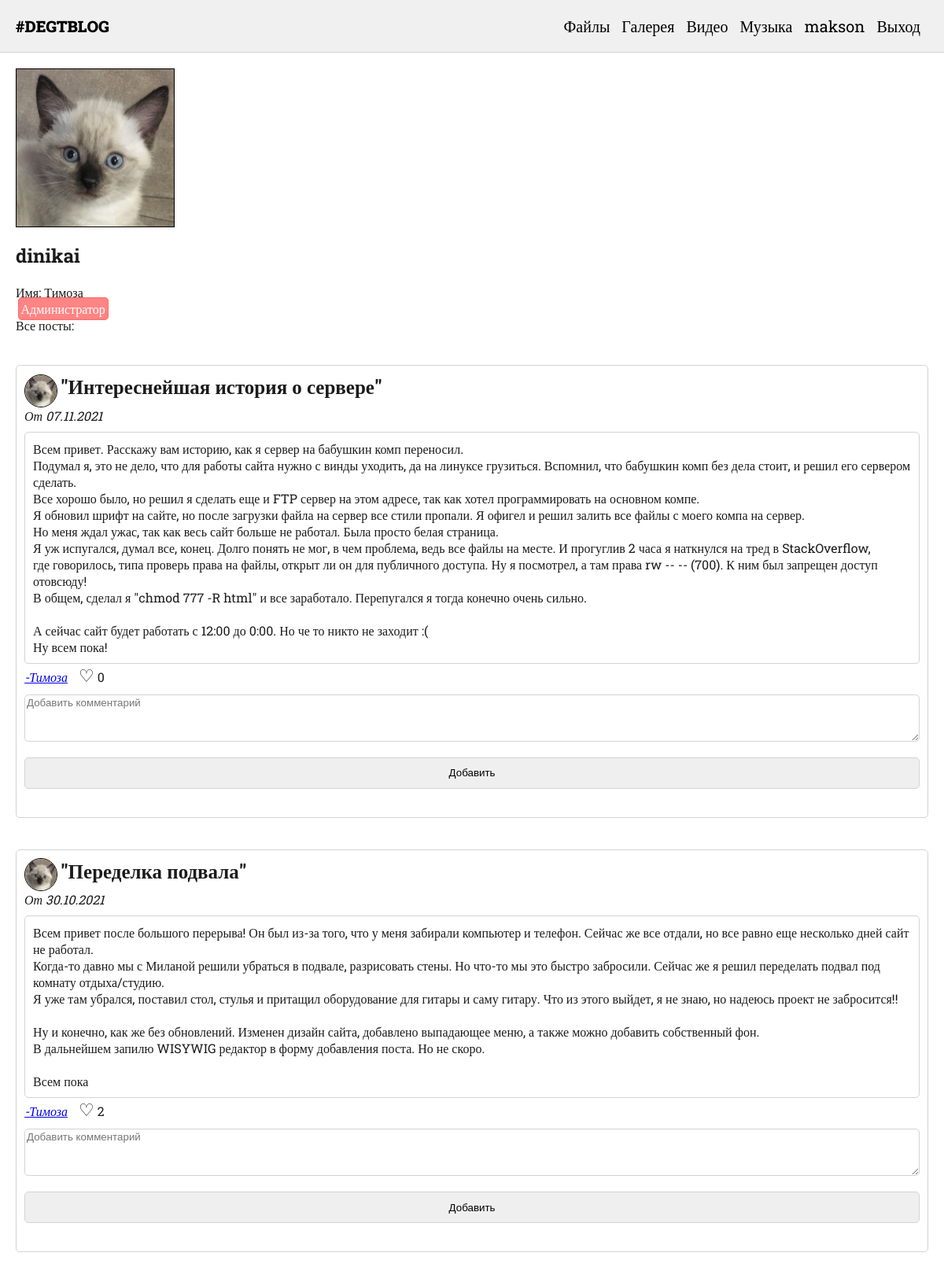
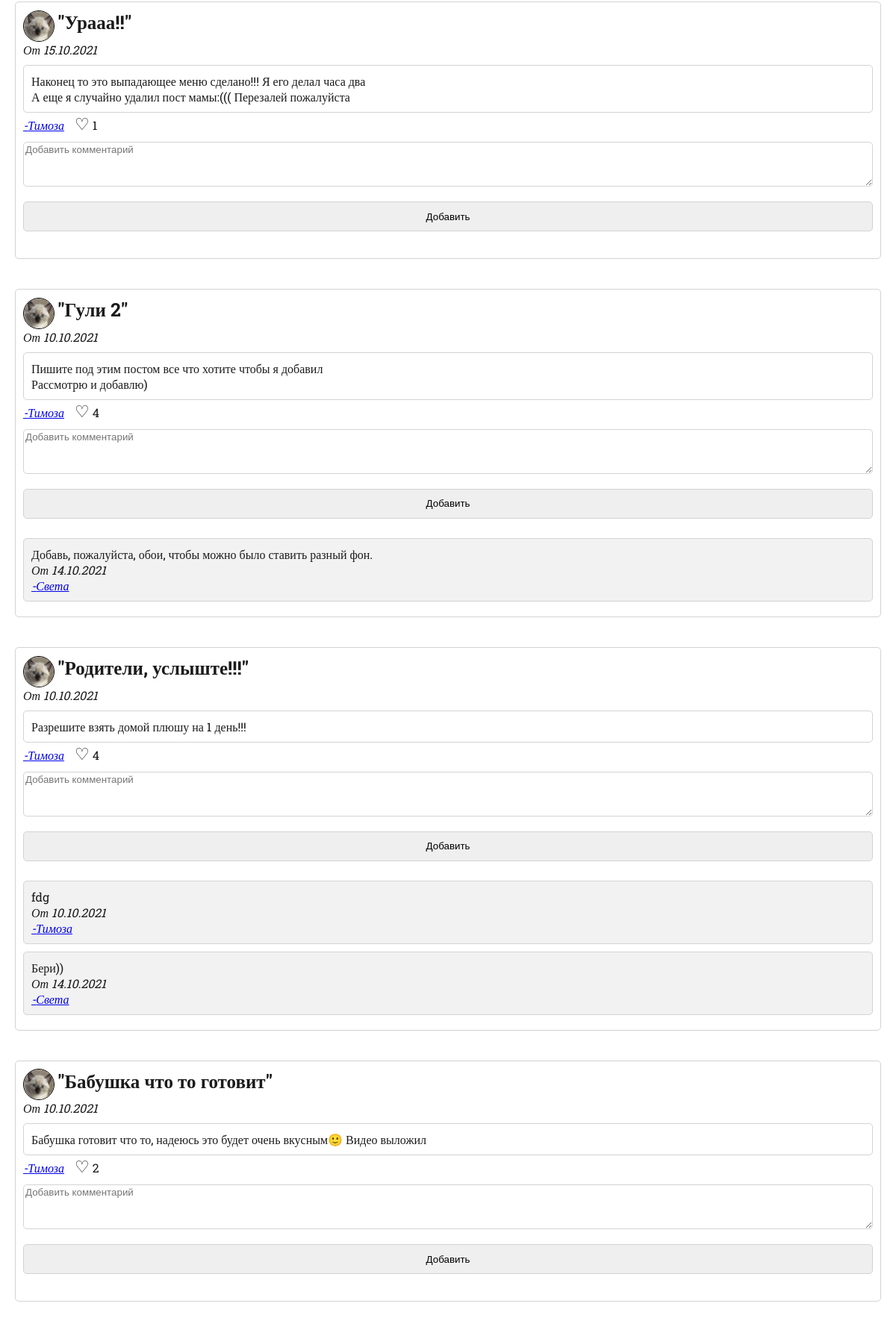
The page /view_user.php?id=1 (signed in, upper part) on the database its author committed (2 pictures, top to bottom).
### tables this page shows
CREATE TABLE `user` (
  `id` int UNSIGNED NOT NULL,
  `username` varchar(255) NOT NULL,
  `name` varchar(255) NOT NULL,
  `password` varchar(255) NOT NULL,
  `email` varchar(255) NOT NULL,
  `admin` tinyint(1) NOT NULL,
  `avatar_file` varchar(255) NOT NULL,
  `bg_file` varchar(255) NOT NULL,
  `invert_bg` tinyint(1) NOT NULL
);

CREATE TABLE `post` (
  `id` int UNSIGNED NOT NULL,
  `name` varchar(255) NOT NULL,
  `text` text NOT NULL,
  `date` text NOT NULL,
  `author_id` int UNSIGNED NOT NULL
);

CREATE TABLE `comment` (
  `id` int UNSIGNED NOT NULL,
  `text` text NOT NULL,
  `date` varchar(255) NOT NULL,
  `post_id` int NOT NULL,
  `author_id` int UNSIGNED NOT NULL
);

### core/Util.php (called while the page is built)
<?php
class Util {
    public static function getUserData($id) {
        $dsn = "mysql:dbname=dirtagbase;host=localhost";
        $user = "admin";
        $password = "122572";
        $pdo = new \PDO($dsn, $user, $password);
        $sql = "SELECT * FROM user WHERE id=$id";
        $result = $pdo->query($sql);
        $rows = $result->fetch();
        return $rows;
    }
}

### view_user.php (the view, shortened to what this page needs)
<?php
include("template/header.php");
$userId = $_GET["id"];
$userData = Util::getUserData($userId);
$sql = "SELECT * FROM post WHERE author_id=$userId ORDER BY id DESC";
$result = $pdo->query($sql);
if(array_key_exists("userid", $_COOKIE)):
    $admin = Util::getUserData($_COOKIE["userid"])["admin"];
    if($_COOKIE["userid"] == $userId || $admin == 1):
?>
	<fieldset>
		<legend>Изменить данные</legend>
		<form method="POST" action="change_user.php" enctype="multipart/form-data">
			<label>Новый логин: <br><input type="text" name="username" value="<?= $userData["username"]; ?>" required></label><br>
			<label>Новое имя: <br><input type="text" name="name" value="<?= $userData["name"]; ?>" required></label><br>
            <label>Аватарка: <br><input type="file" name="avatar" accept="image/*" required></label><br>
			<input type="submit" value="Добавить">
		</form>
	</fieldset>
	<a href="app_customize.php" class="blue">Персонализировать приложение</a><br><br>
<?php endif; endif; ?>
<img src="avatars/<?= $userData["avatar_file"]; ?>" class="big-avatar">
<h2><?= $userData["username"]; ?></h2>
Имя: <?= $userData["name"]; ?><br>
<?php if($userData["admin"] == 1): ?> <span class="warning">Администратор</span> <?php endif; ?><br>
	Все посты:
<?php foreach($result as $row):
    $sql = "SELECT * FROM likes WHERE `post_id`=" . $row["id"];
    $result3 = $pdo->query($sql);
    $likesCount = $result3->rowCount();
    ?>
    <div class="post" id="<?= $row["id"]; ?>">
			<img src="avatars/<?= Util::getUserData($row["author_id"])["avatar_file"]; ?>" class="avatar">
			<span class="post-title">"<?= trim($row["name"]); ?>"</span>
			<?php
				if(array_key_exists("userid", $_COOKIE)): if($admin == 1) {
					echo " adminInfo: id=" . $row["id"] . "; author_id=" . $row["author_id"];
				}
			?>
			<?php if($row["author_id"] == $_COOKIE["userid"] || $admin == 1): ?>
			<form method="POST" action="delete_post.php" class="like-form">
				<label><span class="warning">Удалить</span><input type="submit" class="like-input"></label>
				<input type="hidden" name="post_id" value="<?= $row["id"]; ?>">
			</form><?php endif; endif; ?><br>
			<span class="post-date">От <?= $row["date"]; ?></span><br>
			<div class="post-body"><?= nl2br($row["text"]); ?></div>
			<a class="post-date" href="view_user.php?id=<?= Util::getUserData($row["author_id"])["id"]; ?>">
			-<?= Util::getUserData($row["author_id"])["name"]; ?></a>
			<?php if(array_key_exists("userid", $_COOKIE)): ?>
			<form method="POST" action="add_like.php" class="like-form">
				<label><span class="<?= $userLikesCount >= 1 ? "liked" : "like"; ?>">♡</span><input type="submit" class="like-input"></label>
				<?= $likesCount; ?>
			</form>
				<form method="POST" action="add_comment.php">
					<textarea name="text" class="comment-area" placeholder="Добавить комментарий" required></textarea>
					<input type="submit" value="Добавить">
				</form>
			<?php else: ?>
				<span class="like">♡</span>
				<?= $likesCount; ?>
			<?php
		endif;
		$sql = "SELECT * FROM comment WHERE `post_id`=" . $row["id"];
		$result4 = $pdo->query($sql);
		foreach($result4 as $commentRow):
		?>
			<div class="comment">
				<?= nl2br($commentRow["text"]); ?><br>
				<span class="post-date">От <?= $commentRow["date"]; ?></span><br>
				<a class="post-date" href="view_user.php?id=<?= Util::getUserData($commentRow["author_id"])["id"]; ?>">
				-<?= Util::getUserData($commentRow["author_id"])["name"]; ?></a>
			</div>
<?php endforeach; ?>
    </div>
<?php endforeach; include("template/footer.php"); ?>

### template/header.php (shortened to what this page needs)
<?php
include("core/Util.php");
if(array_key_exists("userid", $_COOKIE)) {
	$username = Util::getUserData($_COOKIE["userid"])["username"];
}
?>
<html>
<head>
	<link rel="stylesheet" href="../main.css">
	<link rel="stylesheet" href="../icomoon/style.css">
</head>
<body>
	<div class="nav">
		<a class="logo" href="/">#DEGTBLOG</a>
		<span class="nav-list">
		<a href="files.php" class="nav-item">Файлы</a> <a href="gallery.php" class="nav-item">Галерея</a>
		<a href="video.php" class="nav-item">Видео</a> <a href="music.php" class="nav-item">Музыка</a>
		<?php if(isset($_COOKIE["userid"])): ?>
			<a href="view_user.php?id=<?= $_COOKIE["userid"] ?>" class="nav-item"><?= $username; ?></a> <a href="logout.php" class="nav-item">Выход</a>
		<?php else: ?>
			<a href="signin_form.php" class="nav-item">Вход</a>
		<?php endif; ?> </span> <button class="dropdown-btn-button"><img class="dropdown-btn" src="img/menu.png"></button>
	</div>
	<div class="container">
		<div class="content">

### main.css (style rules this page uses)
body { font-family: 'Roboto Slab', serif; color:rgb(27, 27, 27); padding: 0; margin: 0; max-width: 100%; max-height: 100%; background-repeat: cover; background: rgb(red, green, blue); }
.container { margin: 20px; }
button, textarea { font-family: 'PT Sans', sans-serif; }
textarea, input { width: 100%; margin-bottom: 10px; margin-top: 10px; border: 1px solid lightgray; border-radius: 5px; }
input { height: 40px; }
textarea { height: 100px; resize: vertical; }
.logo { text-decoration: none; color: black; font-weight: 900; margin-right: 50px; }
.post { border: 1px solid lightgray; border-radius: 5px; padding: 10px; background: #fff; margin-bottom: 40px; margin-top: 40px; }
.post-title { font-size: 25px; font-weight: bold; }
.post-date { font-style: italic; }
.nav { border-bottom: lightgray solid 1px; padding: 20px; margin: 0; font-size: 20px; background: rgb(240, 240, 240); }
.nav-item { text-decoration: none; color: #000; margin-right: 10px; }
.nav-list { float: right; }
.post-body { border: 1px solid lightgray; border-radius: 5px; padding: 10px; margin-top: 10px; }
.like { width: 30px; margin-left: 10px; margin-top: 30px; cursor: pointer; font-size: 22px; }
.like-form { display: inline; }
.comment-area { height: 60px; }
.comment { border: 1px solid lightgray; border-radius: 5px; padding: 10px; background: rgb(242, 242, 242); margin-bottom: 10px; margin-top: 10px; }
.warning { color: #fff; cursor: pointer; font-size: 16px; border: 1px solid rgb(255, 107, 107); padding: 3px; border-radius: 5px; background: rgb(255, 132, 132); }
.avatar { width: 40px; height: 40px; border-radius: 50%; border: #000 solid 1px; vertical-align: middle; }
.big-avatar { width: 200px; height: 200px; border: #000 solid 1px; }
.blue, .warning { margin: 2.5px; }

### rows shown on the page
user: username "makson"
user: avatar_file (picture), username "dinikai", name "Тимоза"
post: author.avatar_file (picture), name "Интереснейшая история о сервере", date "07.11.2021", text "Всем привет. Расскажу вам историю, как я сервер на бабушкин комп переносил. Подумал я, это не дело, что для работы сайта нужно с винды уходить, да на линуксе грузиться. Вспомнил, что бабушкин комп без дела стоит, и решил его сервером сделать. Все хорошо было, но решил я сделать еще и FTP сервер на этом адресе, так как хотел программировать на основном компе. Я обновил шрифт на сайте, но после загрузки файла на сервер все стили пропали. Я офигел и решил залить все файлы с моего компа на сервер. Но меня ждал ужас, так как весь сайт больше не работал. Была просто белая страница. Я уж испугался, думал все, конец. Долго понять не мог, в чем проблема, ведь все файлы на месте. И прогуглив 2 часа я…", author.name "Тимоза", likesCount "0"
post: author.avatar_file (picture), name "Переделка подвала", date "30.10.2021", text "Всем привет после большого перерыва! Он был из-за того, что у меня забирали компьютер и телефон. Сейчас же все отдали, но все равно еще несколько дней сайт не работал. Когда-то давно мы с Миланой решили убраться в подвале, разрисовать стены. Но что-то мы это быстро забросили. Сейчас же я решил переделать подвал под комнату отдыха/студию. Я уже там убрался, поставил стол, стулья и притащил оборудование для гитары и саму гитару. Что из этого выйдет, я не знаю, но надеюсь проект не забросится!! Ну и конечно, как же без обновлений. Изменен дизайн сайта, добавлено выпадающее меню, а также можно добавить собственный фон. В дальнейшем запилю WISYWIG редактор в форму добавления поста. Но не скоро.…", author.name "Тимоза", likesCount "2"
post: author.avatar_file (picture), name "Урааа!!", date "15.10.2021", text "Наконец то это выпадающее меню сделано!!! Я его делал часа два А еще я случайно удалил пост мамы:((( Перезалей пожалуйста", author.name "Тимоза", likesCount "1"
post: author.avatar_file (picture), name "Гули 2", date "10.10.2021", text "Пишите под этим постом все что хотите чтобы я добавил Рассмотрю и добавлю)", author.name "Тимоза", likesCount "4"
comment: text "Добавь, пожалуйста, обои, чтобы можно было ставить разный фон.", date "14.10.2021", author.name "Света"
post: author.avatar_file (picture), name "Родители, услыште!!!", date "10.10.2021", text "Разрешите взять домой плюшу на 1 день!!!", author.name "Тимоза", likesCount "4"
comment: text "fdg", date "10.10.2021", author.name "Тимоза"
comment: text "Бери))", date "14.10.2021", author.name "Света"
post: author.avatar_file (picture), name "Бабушка что то готовит", date "10.10.2021", text "Бабушка готовит что то, надеюсь это будет очень вкусным🙂 Видео выложил", author.name "Тимоза", likesCount "2"
